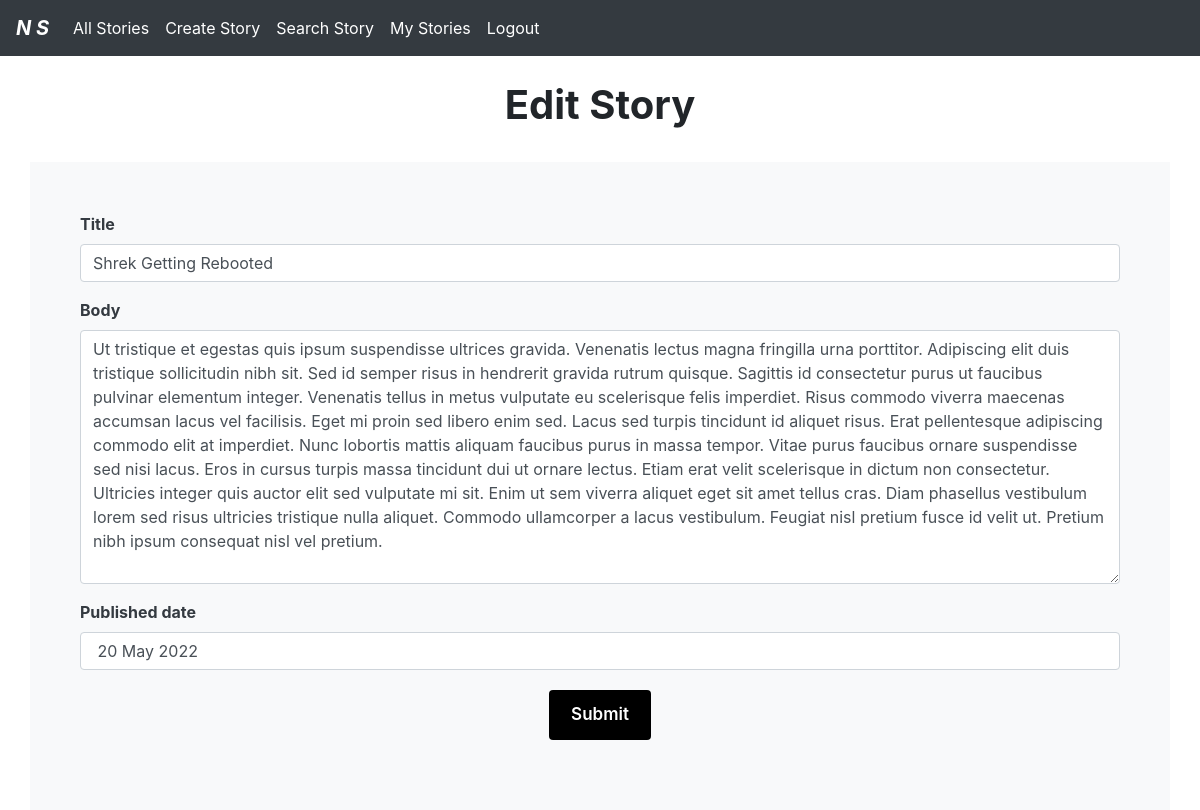
The page /edit.php?Story_id=19 (signed in) on the database its author committed.
### tables this page shows
CREATE TABLE IF NOT EXISTS `story` (
  `id` bigint(20) NOT NULL AUTO_INCREMENT,
  `title` text NOT NULL,
  `body` longtext NOT NULL,
  `p_date` date NOT NULL,
  `user_id` varchar(50) DEFAULT NULL,
  `str_date` varchar(255) DEFAULT NULL,
  PRIMARY KEY (`id`),
  KEY `user_id` (`user_id`)
);

### edit.php (the view, shortened to what this page needs)
<?php
include('db.php');
include('nav.php');
?>
<?php
if (isset($_GET['Story_id']))
{
$Story_id=$_GET['Story_id'];
$sql= "Select *  FROM story where id= $Story_id";
$result = mysqli_query($connection, $sql);
$result = mysqli_fetch_assoc($result);
$N_title= $result['title'];
$N_title=htmlentities($N_title);
$N_text= $result['body'];
$N_date=$result['str_date'];
}
?>
<!DOCTYPE html>
<html lang="en">
<head>
    <link rel="stylesheet" href="https://cdn.jsdelivr.net/npm/bootstrap@4.3.1/dist/css/bootstrap.min.css">
    <link
      rel="stylesheet"
      href="//code.jquery.com/ui/1.13.0/themes/base/jquery-ui.css"
    />
</head>
<body>
<div class= "container " style=" padding:25px; text-align:center;" >
<h1> <b> Edit Story </b></h1>
</div>
  <div class= "container  bg-light text-dark" style=" padding:50px;" >
    <form action="" method="post" class="needs-validation" enctype="multipart/form-data">
        <div class="mb-3">
            <label for="storytitle" class="form-label"><b>Title</b></label>
            <input type="text" class="form-control" id="storytitle" name="title" placeholder=""  value="<?= $N_title?>"required>
        </div>
        <div class="mb-3">
            <label for="Textarea1" class="form-label"> <b>Body</b></label>
            <textarea class="form-control" id="Textarea1" name="text" rows="10" placeholder="" required><?= $N_text?></textarea>
        </div>
        <div class="mb-3">
            <label for="date" class="form-label"><b> Published date</label>
            <input type="text" id="datepicker" class="form-control"  name="date" placeholder=""  value="<?=  $N_date?>" required>
        </div>
     <center>
        <button type="submit" class="button" name="submit" >Submit</button>
        </center>
    </form>
    </div>
</body>
</html>

### edit.php (style rules this page uses)
.button { background-color: black; border: 2px solid transparent; border-radius: 4px; color: white; padding: 10px 20px; text-align: center; text-decoration: none; display: inline-block; font-size: 17px; margin: 4px 2px; cursor: pointer; font-weight: 600; -webkit-transition-duration: 0.1s; transition-duration: 0.1s; }

### rows shown on the page
story: title "Shrek Getting Rebooted", text "Ut tristique et egestas quis ipsum suspendisse ultrices gravida. Venenatis lectus magna fringilla urna porttitor. Adipiscing elit duis tristique sollicitudin nibh sit. Sed id semper risus in hendrerit gravida rutrum quisque. Sagittis id consectetur purus ut faucibus pulvinar elementum integer. Venenatis tellus in metus vulputate eu scelerisque felis imperdiet. Risus commodo viverra maecenas accumsan lacus vel facilisis. Eget mi proin sed libero enim sed. Lacus sed turpis tincidunt id aliquet risus. Erat pellentesque adipiscing commodo elit at imperdiet. Nunc lobortis mattis aliquam faucibus purus in massa tempor. Vitae purus faucibus ornare suspendisse sed nisi lacus. Eros in cursus turpis…", date "20 May 2022"
